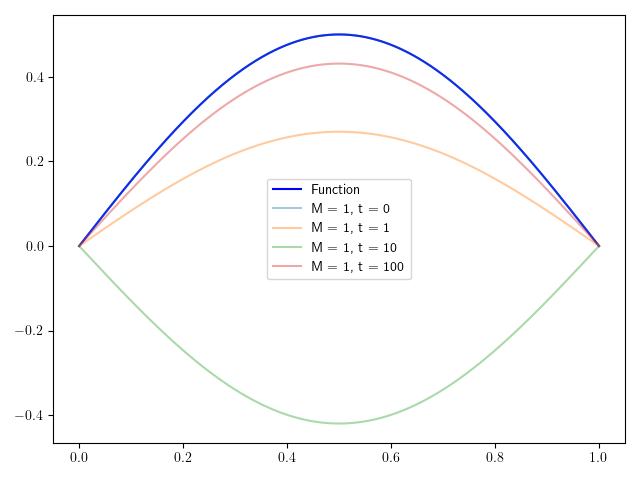

This figure's Python source:
import numpy as np
import matplotlib.pyplot as plt

xvals = np.linspace(0, 1, 1000)

plt.plot(xvals, 0.5*np.sin(np.pi*xvals), label = "Function", color = "b")
plt.plot(xvals, 0.5*np.sin(np.pi*xvals), alpha = 0.4, label = "M = 1, t = 0")
plt.plot(xvals, 0.5*np.sin(np.pi*xvals)*np.cos(1), alpha = 0.4, label = "M = 1, t = 1")
plt.plot(xvals, 0.5*np.sin(np.pi*xvals)*np.cos(10), alpha = 0.4, label = "M = 1, t = 10")
plt.plot(xvals, 0.5*np.sin(np.pi*xvals)*np.cos(100), alpha = 0.4, label = "M = 1, t = 100")
plt.legend()
#plt.show()
plt.savefig("Q1.png")